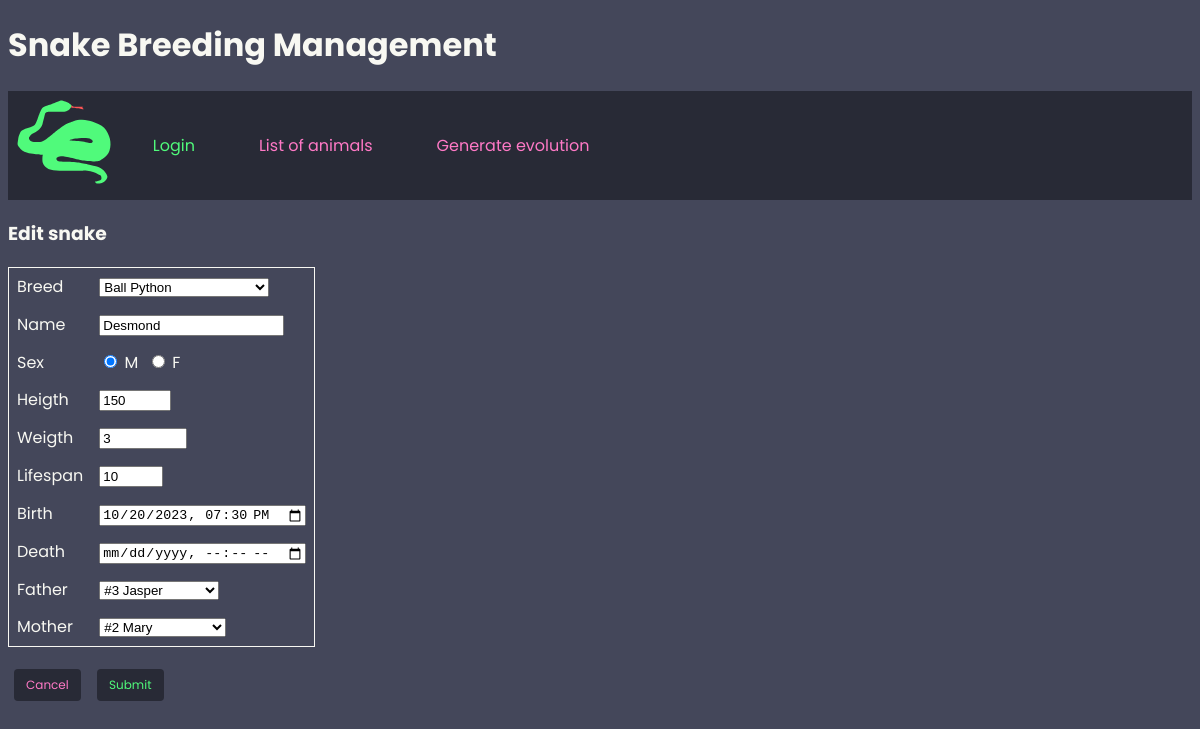
The app's page /index.php?page=edit_animal&choice=edit&id=1 (signed in) with its own data.
### tables this page shows
CREATE TABLE animal (
    id_animal INT UNSIGNED NOT NULL AUTO_INCREMENT PRIMARY KEY,
    id_breed INT DEFAULT NULL,
    animal_name VARCHAR(30) DEFAULT NULL,
    animal_sex CHAR(1) DEFAULT NULL,
    animal_heigth DECIMAL DEFAULT NULL,
    animal_weight DECIMAL DEFAULT NULL,
    animal_lifespan INT DEFAULT NULL,
    birth_timestamp TIMESTAMP DEFAULT 0,
    death_timestamp TIMESTAMP DEFAULT 0,
    id_father INT DEFAULT 0,
    id_mother INT DEFAULT 0
);

CREATE TABLE breed (
    id_breed INT UNSIGNED NOT NULL AUTO_INCREMENT PRIMARY KEY,
    breed_name VARCHAR(50) DEFAULT NULL,
    id_animal_specie INT DEFAULT NULL,
    min_avg_lifespan INT DEFAULT NULL,
    max_avg_lifespan INT DEFAULT NULL,
    min_avg_heigth INT DEFAULT NULL,
    max_avg_heigth INT DEFAULT NULL,
    min_avg_weight INT DEFAULT NULL,
    max_avg_weight INT DEFAULT NULL
);

### classes/dbconnect.class.php (called while the page is built, shortened)
<?php
class dbConnect {
    private $connect;
    public function __construct($h='localhost', $db='breedingManagement', $u='mariadb', $pw='mariadb*1') {
        $this->connect = new PDO("mysql:host=".$h.";dbname=".$db, $u, $pw);
        $this->connect->setAttribute(PDO::ATTR_ERRMODE, PDO::ERRMODE_EXCEPTION);
    }
    public function sendQuery($query, $fetch_type="both") {
        $startquery = explode(' ', trim($query));
        if ($startquery[0] == 'SELECT' || $startquery[0] == 'INSERT' || $startquery[0] == 'UPDATE' || $startquery[0] == 'DELETE' || $startquery[0] == 'CALL') {
            $result = $this->connect->query($query);
            if ($startquery[0] == 'SELECT') {
                if ($fetch_type == "num") {
                    $result = $result->fetchAll(PDO::FETCH_ASSOC);
                } else {
                    $result = $result->fetchAll();
                }
            }
            return $result;
        } else {
            return FALSE;
        }
    }
}
?>

### classes/animal.class.php (called while the page is built, shortened)
<?php
class Animal {
    private $table = "animal";
    private $id;
    public function __construct($id='') {
        $this->id = $id;
    }
    public function getAnimalBreeds() {
        $db_connect = new dbConnect();
        return $db_connect->sendQuery("SELECT id_breed, breed_name FROM `breed`");
    }
    public function getAllAnimalNames($sex) {
        $db_connect = new dbConnect();
        return $db_connect->sendQuery("SELECT id_animal, animal_name FROM `".$this->table."` WHERE `animal_sex` ='".$sex."' AND id_animal != '".$this->id."'");
    }
    public function getAnimalData() {
        $db_connect = new dbConnect();
        return $db_connect->sendQuery("SELECT * FROM `".$this->table."` WHERE `id_".$this->table."` = ".$this->id)[0];
    }
}
?>

### pages/edit_animal.php (the view, shortened to what this page needs)
<?php
$choice = $_GET['choice'];
if (isset($_SESSION['open']) && $_SESSION['open'] > 0 && isset($choice)) {
    if ($choice == 'new') {
        $animal = new Animal();
        $title_display = "Create";
        $animal_values = array(
            'id_breed' => '',
            'animal_name' => '',
            'animal_sex' => '',
            'animal_heigth' => '',
            'animal_weight' => '',
            'animal_lifespan' => '',
            'birth_timestamp' => '',
            'death_timestamp' => '',
            'id_father' => '',
            'id_mother' => ''
        );
    } else {
        $id = $_GET['id'];
        $animal = new Animal($id);
        $title_display = "Edit";
        $animal_values = $animal->getAnimalData();
    }
} else {
    header("Location: index.php?page=login");
}
?>
<h3><?php echo $title_display." ".$_SESSION['animal_specie'] ?></h3>
    <form class="userform" method="POST" action="">
        <table class="formtable"><p>
            <tr>
                <td>Breed</td>
                <td>
                    <select name="id_breed">
                    <?php
                    $breeds = $animal->getAnimalBreeds();
                    foreach ($breeds as $breed) {
                        echo '<option ';
                        if ($breed['id_breed'] == $animal_values['id_breed']) {
                            echo ' selected="selected" ';
                        }
                        echo 'value="'.$breed['id_breed'].'">'.$breed['breed_name'].'</option>';
                    }
                    ?>
                    </select>
                </td>
            </tr>
            <tr>
                <td>Name</td>
                <td>
                    <input type=text name="animal_name" value="<?php echo $animal_values['animal_name'] ?>">
                </td>
            </tr>
            <tr>
                <td>Sex</td>
                <td>
                        <?php
                        foreach (['M', 'F'] as $sex) {
                            echo '<div=><input type="radio" id="'.$sex.'" name="animal_sex" value="'.$sex.'"';
                            if ($sex == $animal_values['animal_sex']) {
                                echo ' checked';
                            }
                            echo '>&nbsp;<label for="'.$sex.'">'.$sex.'</label></div>&nbsp;&nbsp;';
                        }
                        ?>
            <tr>
                <td>Heigth</td>
                <td>
                    <input type=number step="1" min="1" max="1400" name="animal_heigth" value="<?php echo $animal_values['animal_heigth'] ?>">
                </td>
            </tr>
            <tr>
                <td>Weigth</td>
                <td>
                    <input type=number step="1" min="1" max="200000" name="animal_weight" value="<?php echo $animal_values['animal_weight'] ?>">
                </td>
            </tr>
            <tr>
                <td>Lifespan</td>
                <td>
                    <input type=number step="1" min="1" max="300" name="animal_lifespan" value="<?php echo $animal_values['animal_lifespan'] ?>">
                </td>
            </tr>
            <tr>
                <td>Birth</td>
                <td>
                    <input type=datetime-local name="birth_timestamp" value="<?php echo $animal_values['birth_timestamp'] ?>">
                </td>
            </tr>
            <tr>
                <td>Death</td>
                <td>
                    <input type=datetime-local name="death_timestamp" value="<?php echo $animal_values['death_timestamp'] ?>">
                </td>
            </tr>
            <tr>
                <td>Father</td>
                <td>
                    <select name="id_father">
                        <?php
                        $males = $animal->getAllAnimalNames('M');
                        foreach ($males as $male) {
                            echo '<option ';
                            if ($male['id_animal'] == $animal_values['id_father']) {
                                echo ' selected="selected" ';
                            }
                            echo 'value="'.$male['id_animal'].'">#'.$male['id_animal'].' '.$male['animal_name'].'</option>';
                        }
                        ?>
                    </select>
                </td>
            </tr>
            <tr>
                <td>Mother</td>
                <td>
                <select name="id_mother">
                    <?php
                    $females = $animal->getAllAnimalNames('F');
                    foreach ($females as $female) {
                        echo '<option ';
                        if ($female['id_animal'] == $animal_values['id_mother']) {
                            echo ' selected="selected" ';
                        }
                        echo 'value="'.$female['id_animal'].'">#'.$female['id_animal'].' '.$female['animal_name'].'</option>';
                    }
                    ?>
                    </select>
                </td>
            </tr>
            <input class="button redbutton" type="button" onclick="window.location.href='index.php?page=animal_list'" value="Cancel">
            <input class="button" type="submit" name="form_submit" value="Submit">

### style.css (style rules this page uses)
body { font-family: 'Poppins', sans-serif; background-color: #44475a; color: #f8f8f2; }
table, th, td { border: 1px solid #f8f8f2; border-collapse: collapse; }
th, td { padding-left: 1em; padding-right: 1em; text-align: left; }
.button { background-color: #282a36; color: #50fa7b; text-align: center; text-decoration: none; border: none; border-radius: 4px; padding: 0.6em 1em 0.6em 1em; font-family: 'Poppins', sans-serif; font-size: 0.75em; margin : 0.5em; }
.redbutton { color: #ff79c6; }
.formtable table, .formtable td, .formtable th, .formtable tr { border: none; padding: 0.4em 0.5em 0.4em 0.5em; }

### records on screen
animal: id_breed "Ball Python", animal_name "Desmond", animal_sex "☑ M", animal_sex "☐ F", animal_heigth "150", animal_weight "3", animal_lifespan "10", birth_timestamp "10/20/2023 19:30", id_father "#3 Jasper", id_mother "#2 Mary"

### other values on screen
$_SESSION['animal_specie'] "Snake"
$title_display "Edit"
$_SESSION['animal_specie'] "snake"
$sex "M"
$sex "F"
